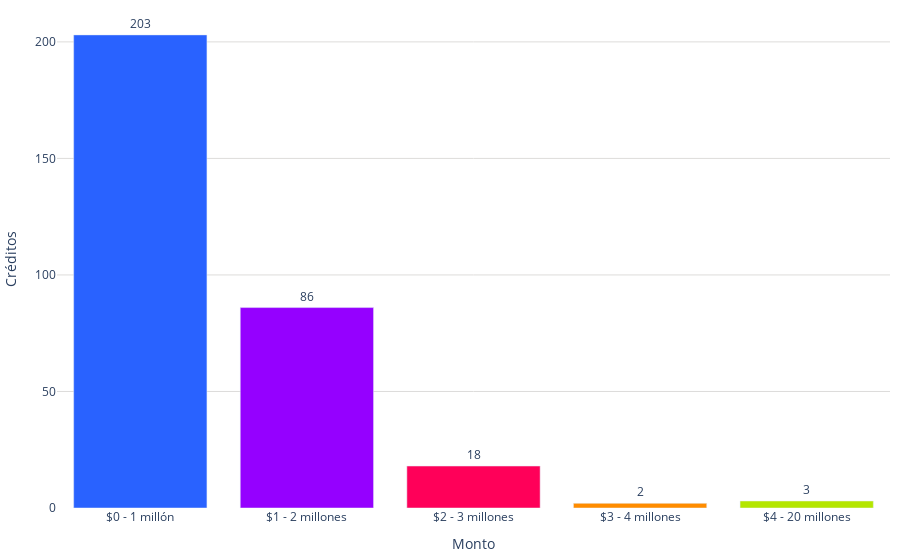

Notebook source saved alongside this figure:
### Code cell
labels = df_conteo_por_rango['rango']
values = df_conteo_por_rango['conteo']
#trimestre = tabla_porcentajes['trimestre']
colores = ['#2962ff', '#9500ff', '#ff0059', '#ff8c00', '#b4e600', '#2EC2A2','#E50CB6']

fig = go.Figure()
#trimestres = tabla_porcentajes.columns
fig.add_trace(go.Bar(
        #name=f'Trimestre {trimestre}', 
        x=labels, 
        y=values, 
        marker_color=colores,
        text=values,  # Texto que se mostrará en las barras (porcentaje)
        textposition='outside',  # Posición del texto (puede ser 'inside' o 'outside')
        #texttemplate='%{text:.1f}%', 
    )
)    
fig.update_layout(
    #barmode='stack', 
    #title='Distribución de créditos por monto 2022',
    #title_font_size = 20,
    xaxis=dict(title="Monto"),
    yaxis=dict(
        title='Créditos', # Título del eje y
        gridcolor='#dddcda', # Color de las líneas que dividen los rangos del eje Y         
    ),  margin=dict(l=10, r=10, t=10, b=10),  # Ajusta los márgenes (left, right, top, bottom)        
    plot_bgcolor='rgba(0,0,0,0)',  # Color de fondo del gráfico
    legend=dict(
        yanchor="top",
        y=0.99,
    )
)
# Exportar gráfica como archivo HTML
def guardar_grafico_como_html(fig, nombre_archivo, carpeta='assets/graficas'):
    # Crear la carpeta si no existe
    if not os.path.exists(carpeta):
        os.makedirs(carpeta)
    
    config = {
        'displaylogo': False,  # Ocultar el logo de Plotly
        'modeBarButtonsToRemove': [
            'toImage',       # Botón para guardar como imagen
            'select2d',      # Box select
            'lasso2d',       # Lasso select
            'resetScale2d',  # Reset Axes
        ]
    }
    # Gráfica como archivo HTML en la carpeta especificada
    pio.write_html(fig, f'{carpeta}/{nombre_archivo}.html', config=config)

guardar_grafico_como_html(fig, 'g_bar_creditos_monto_2023',  carpeta='assets/graficas')
fig.show()

### Figure 1 — Plotly figure (JSON) as saved in the notebook; plotly's stock layout.template omitted (floating-point values rounded to 4 significant figures)
{"data": [{"marker": {"color": ["#2962ff", "#9500ff", "#ff0059", "#ff8c00", "#b4e600", "#2EC2A2", "#E50CB6"]}, "text": [203, 86, 18, 2, 3], "textposition": "outside", "type": "bar", "x": ["$0 - 1 millón", "$1 - 2 millones", "$2 - 3 millones", "$3 - 4 millones", "$4 - 20 millones"], "y": [203, 86, 18, 2, 3]}], "layout": {"legend": {"y": 0.99, "yanchor": "top"}, "margin": {"b": 10, "l": 10, "r": 10, "t": 10}, "plot_bgcolor": "rgba(0,0,0,0)", "xaxis": {"title": {"text": "Monto"}}, "yaxis": {"gridcolor": "#dddcda", "title": {"text": "Créditos"}}}}
